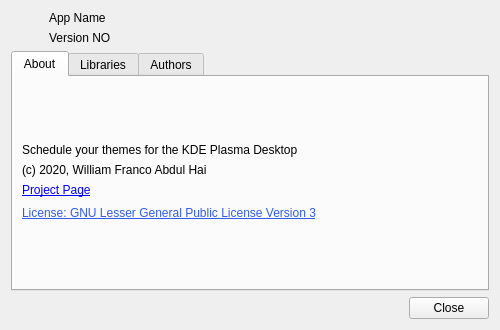
<?xml version="1.0" encoding="UTF-8"?>
<ui version="4.0">
 <class>About</class>
 <widget class="QWidget" name="About">
  <property name="geometry">
   <rect>
    <x>0</x>
    <y>0</y>
    <width>500</width>
    <height>330</height>
   </rect>
  </property>
  <property name="windowTitle">
   <string>About Koi</string>
  </property>
  <layout class="QGridLayout" name="gridLayout">
   <item row="0" column="0">
    <layout class="QHBoxLayout" name="horizontalLayout">
     <item>
      <widget class="QPushButton" name="iconNonBtn">
       <property name="styleSheet">
        <string notr="true">border: none</string>
       </property>
       <property name="text">
        <string/>
       </property>
       <property name="icon">
        <iconset resource="resources.qrc">
         <normaloff>:/resources/icons/koi.svg</normaloff>:/resources/icons/koi.svg</iconset>
       </property>
       <property name="iconSize">
        <size>
         <width>40</width>
         <height>40</height>
        </size>
       </property>
      </widget>
     </item>
     <item>
      <layout class="QVBoxLayout" name="verticalLayout">
       <item>
        <widget class="QLabel" name="titleLabel">
         <property name="text">
          <string>App Name</string>
         </property>
        </widget>
       </item>
       <item>
        <widget class="QLabel" name="verLabel">
         <property name="text">
          <string>Version NO</string>
         </property>
        </widget>
       </item>
      </layout>
     </item>
     <item>
      <spacer name="horizontalSpacer">
       <property name="orientation">
        <enum>Qt::Horizontal</enum>
       </property>
       <property name="sizeHint" stdset="0">
        <size>
         <width>40</width>
         <height>20</height>
        </size>
       </property>
      </spacer>
     </item>
    </layout>
   </item>
   <item row="2" column="0">
    <layout class="QHBoxLayout" name="horizontalLayout_2">
     <item>
      <spacer name="horizontalSpacer_2">
       <property name="orientation">
        <enum>Qt::Horizontal</enum>
       </property>
       <property name="sizeHint" stdset="0">
        <size>
         <width>40</width>
         <height>20</height>
        </size>
       </property>
      </spacer>
     </item>
     <item>
      <widget class="QPushButton" name="closeBtn">
       <property name="text">
        <string>Close</string>
       </property>
       <property name="icon">
        <iconset theme="window-close">
         <normaloff>.</normaloff>.</iconset>
       </property>
      </widget>
     </item>
    </layout>
   </item>
   <item row="1" column="0">
    <widget class="QTabWidget" name="tabWidget">
     <property name="tabShape">
      <enum>QTabWidget::Rounded</enum>
     </property>
     <property name="currentIndex">
      <number>0</number>
     </property>
     <widget class="QWidget" name="aboutTab">
      <attribute name="title">
       <string>About</string>
      </attribute>
      <layout class="QGridLayout" name="gridLayout_2">
       <item row="0" column="0">
        <spacer name="verticalSpacer">
         <property name="orientation">
          <enum>Qt::Vertical</enum>
         </property>
         <property name="sizeHint" stdset="0">
          <size>
           <width>20</width>
           <height>36</height>
          </size>
         </property>
        </spacer>
       </item>
       <item row="1" column="0">
        <widget class="QLabel" name="descLabel">
         <property name="text">
          <string>Schedule your themes for the KDE Plasma Desktop</string>
         </property>
        </widget>
       </item>
       <item row="2" column="0">
        <widget class="QLabel" name="copyLabel">
         <property name="text">
          <string>(c) 2020, William Franco Abdul Hai</string>
         </property>
        </widget>
       </item>
       <item row="3" column="0">
        <widget class="QLabel" name="projectLabel">
         <property name="cursor">
          <cursorShape>PointingHandCursor</cursorShape>
         </property>
         <property name="text">
          <string>&lt;a href=&quot;https://github.com/baduhai/Koi&quot;&gt;Project Page&lt;/a&gt;</string>
         </property>
         <property name="textFormat">
          <enum>Qt::RichText</enum>
         </property>
         <property name="openExternalLinks">
          <bool>true</bool>
         </property>
        </widget>
       </item>
       <item row="4" column="0">
        <layout class="QHBoxLayout" name="horizontalLayout_3">
         <item>
          <widget class="QPushButton" name="licenseBtn">
           <property name="sizePolicy">
            <sizepolicy hsizetype="Minimum" vsizetype="Minimum">
             <horstretch>0</horstretch>
             <verstretch>0</verstretch>
            </sizepolicy>
           </property>
           <property name="minimumSize">
            <size>
             <width>0</width>
             <height>1</height>
            </size>
           </property>
           <property name="cursor">
            <cursorShape>PointingHandCursor</cursorShape>
           </property>
           <property name="styleSheet">
            <string notr="true">border: none;
color: #315bef;
text-decoration: underline;
text-align: left;</string>
           </property>
           <property name="text">
            <string>License: GNU Lesser General Public License Version 3</string>
           </property>
           <property name="flat">
            <bool>true</bool>
           </property>
          </widget>
         </item>
         <item>
          <spacer name="horizontalSpacer_3">
           <property name="orientation">
            <enum>Qt::Horizontal</enum>
           </property>
           <property name="sizeHint" stdset="0">
            <size>
             <width>40</width>
             <height>20</height>
            </size>
           </property>
          </spacer>
         </item>
        </layout>
       </item>
       <item row="5" column="0">
        <spacer name="verticalSpacer_2">
         <property name="orientation">
          <enum>Qt::Vertical</enum>
         </property>
         <property name="sizeHint" stdset="0">
          <size>
           <width>20</width>
           <height>36</height>
          </size>
         </property>
        </spacer>
       </item>
      </layout>
     </widget>
     <widget class="QWidget" name="libraryTab">
      <attribute name="title">
       <string>Libraries</string>
      </attribute>
      <layout class="QFormLayout" name="formLayout">
       <item row="0" column="0">
        <widget class="QLabel" name="qtVerLabel">
         <property name="text">
          <string notr="true">Qt Version</string>
         </property>
        </widget>
       </item>
      </layout>
     </widget>
     <widget class="QWidget" name="authorTab">
      <attribute name="title">
       <string>Authors</string>
      </attribute>
      <layout class="QGridLayout" name="gridLayout_4">
       <item row="0" column="0">
        <widget class="QLabel" name="bugLabel">
         <property name="text">
          <string>Please report bugs and request new features &lt;a href=&quot;https://github.com/baduhai/Koi/issues&quot;&gt;here&lt;/a&gt;.</string>
         </property>
         <property name="textFormat">
          <enum>Qt::RichText</enum>
         </property>
         <property name="openExternalLinks">
          <bool>true</bool>
         </property>
        </widget>
       </item>
       <item row="1" column="0">
        <spacer name="verticalSpacer_3">
         <property name="orientation">
          <enum>Qt::Vertical</enum>
         </property>
         <property name="sizeHint" stdset="0">
          <size>
           <width>20</width>
           <height>47</height>
          </size>
         </property>
        </spacer>
       </item>
       <item row="2" column="0">
        <widget class="QLabel" name="williamLabel">
         <property name="text">
          <string>&lt;strong&gt;William Franco Abdul Hai&lt;/strong&gt;</string>
         </property>
         <property name="textFormat">
          <enum>Qt::RichText</enum>
         </property>
        </widget>
       </item>
       <item row="3" column="0">
        <widget class="QLabel" name="devLabel">
         <property name="text">
          <string>&lt;em&gt;Developer&lt;/em&gt;</string>
         </property>
        </widget>
       </item>
       <item row="4" column="0">
        <spacer name="verticalSpacer_4">
         <property name="orientation">
          <enum>Qt::Vertical</enum>
         </property>
         <property name="sizeHint" stdset="0">
          <size>
           <width>20</width>
           <height>46</height>
          </size>
         </property>
        </spacer>
       </item>
      </layout>
     </widget>
    </widget>
   </item>
  </layout>
 </widget>
 <resources>
  <include location="resources.qrc"/>
 </resources>
 <connections/>
</ui>
